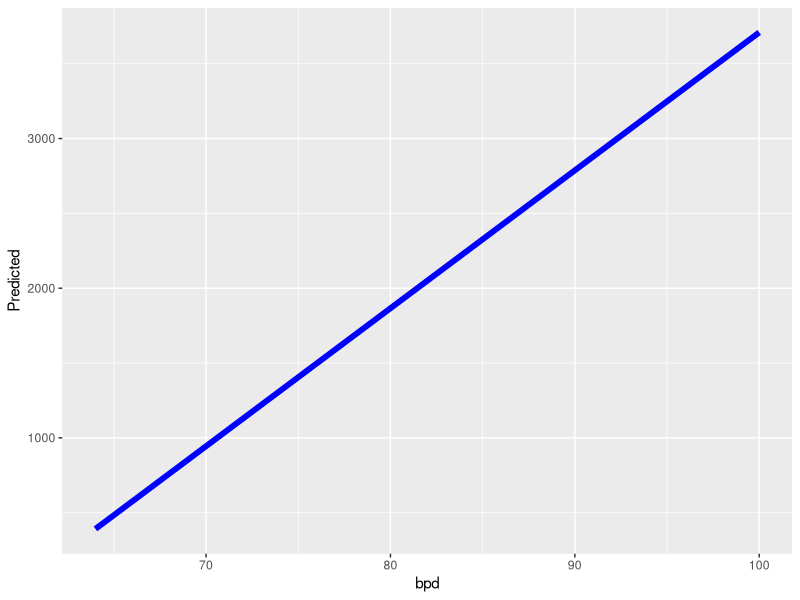
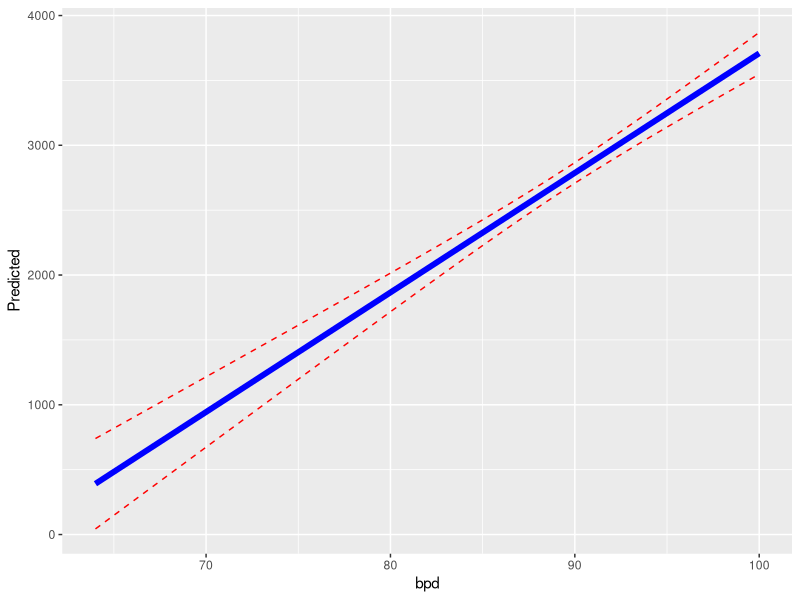
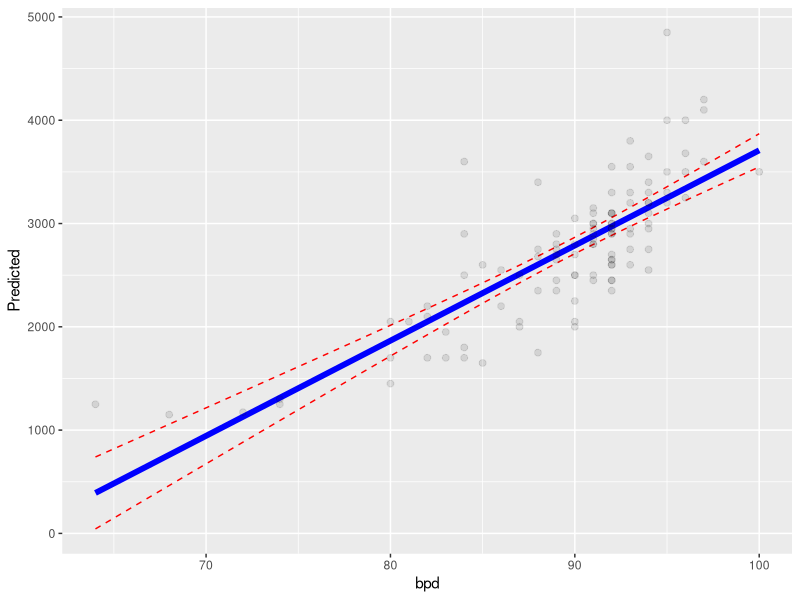
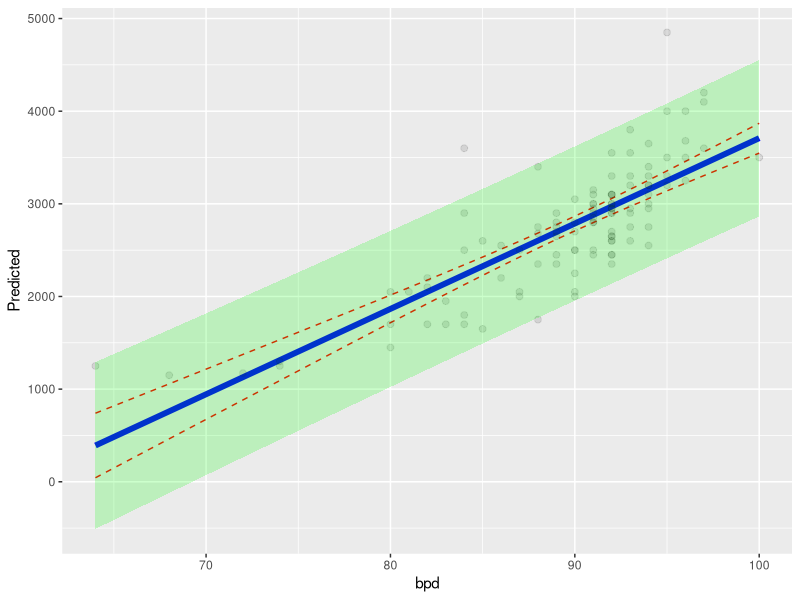

These figures' R source, in order:
# Данные из работы
# Secher et al. (1987), European Journal of Obstetrics, Gynecology, and Reproductive Biology, 24: 1–11.
#

# Данные представлены в пакете {ISwR}

# На УЗИ у плода измеряли  межтеменной и абдоминальный диаметр.
# Вопрос:
#   Можно ли предсказать вес новорожденного по данным УЗИ?
#
#
#
#
# Задание:
#   1. Постройте модель, описывающую связь веса новорожденного, с размером межтеменного диаметра
#
#
# Переменные
# bwt – вес новорожденного (г)
# bpd – Межтеменной диаметр (мм)



library(readxl)
library(ggplot2)
library(gridExtra)



baby <- read_excel("data/secher.xls")
head(baby)


# Строим модель
baby_M1 <- lm(bwt ~ bpd, data = baby)

# Результаты

summary(baby_M1)



# Результаты

anova(baby_M1)



# Визуализация модели

# Создаем искусственный датафрейм, в котором будут все возможные (не только измеренные) значения предиктора

MyData <- data.frame(bpd = seq(min(baby$bpd), max(baby$bpd), by = 0.1) )


# Вычисляем для всех возможных значений предиктора величину зависимой переменной, в соответствии с моделью

MyData$Predicted <- predict(baby_M1, newdata = MyData, se.fit = TRUE )$fit

# Вычисляем значения стандартной ошибки для каждой точки
MyData$SE <- predict(baby_M1, newdata = MyData, se.fit = TRUE)$se.fit


# Рисуем линию, предсказанную моделью

Pl_predicted <- ggplot(MyData, aes(x = bpd, y = Predicted)) + geom_line(size = 2, color = "blue")

Pl_predicted

# Наносим на рисунок линии, соотвествующие доверительному интервалу

Pl_predicted_2 <- Pl_predicted + geom_line(aes(y = Predicted - 1.96*SE), linetype = 2, color = "red") + geom_line(aes(y = Predicted + 1.96*SE), linetype = 2, color = "red")

Pl_predicted_2

# Вписываем в рисунок исходные данные

Pl_predicted_3 <- Pl_predicted_2 + geom_point(data = baby, aes(x = bpd, y = bwt), alpha = 0.1, size = 2)

Pl_predicted_3

# Рисуем диапазон предсказания

baby_predict_diap <- predict(baby_M1, newdata = MyData, interval="prediction")
baby_predict_diap <- as.data.frame(baby_predict_diap) [ , -1]

MyData <- cbind(MyData, baby_predict_diap)


Pl_predicted_3 + geom_ribbon(data = MyData, aes(ymin = lwr, ymax = upr, fill = "Conf. area for prediction"), alpha = 0.2, fill = "green")



